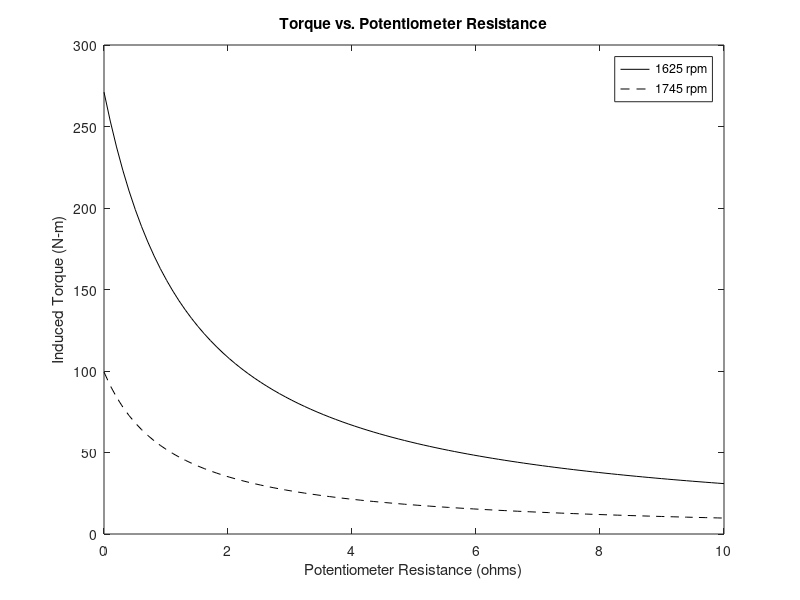
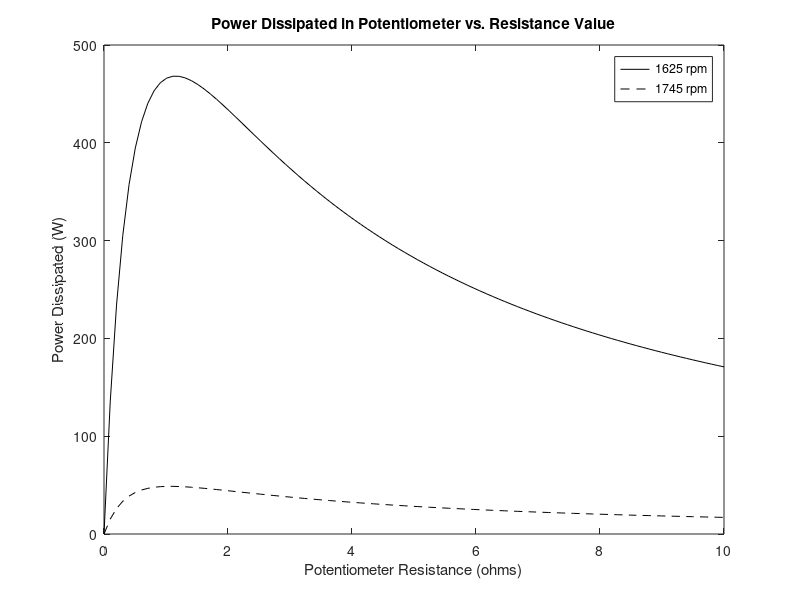
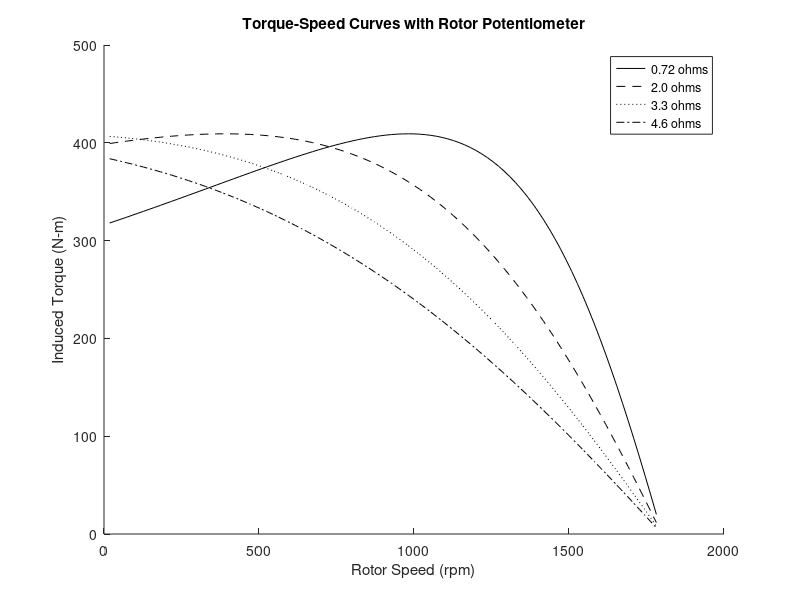

Reproduce these figures in MATLAB, in order.
%This program plots the induced torque of an induction machine at two
%specific speeds as a function of the added resistance in a set of three
%ganged potentiometers in the rotor circuit. It also plots the power
%dissipates in the individual potentiometers, so that the necessary
%resistance values and power ratings can be found using the data cursor. It
%then plots four torque-speed curves using evenly spaced potentiometer
%resistance values across the desired range, showing the effect of added
%rotor resistance on the machine's torque-speed relationship.

%Made by Leighton Clarke, June 5 2017

clear all
clc
%Assigned specifications
R1 = 0.45;
R2 = 1.05;
Radj = linspace(0, 10);
X1 = 1.8;
X2 = 2.1;
Xm = 105;
V = 480;
Prated = 15 * 746;
nsync = 1800;
nmlow = 1625;
nmhigh = 1745;

%Plot torque vs resistance at 1625 rpm
s = 1 - nmlow/nsync;
for i = 1:100
    Ztot(i) = R1 + j*X1 + (1/(j*Xm) + 1/((R2+Radj(i))*(1+(1-s)/s) + j*X2))^-1;
    I1(i) = V / Ztot(i);
    I2(i) = I1(i) * j*Xm/((R2+Radj(i))/s + j*(Xm + X2));
    Pdev(i) = 3*I2(i)^2*(R2+Radj(i))*(1-s)/s;
    Tind(i) = Pdev(i)/(nmlow / 60 * 2 * pi);
    P1625(i) = I2(i)^2*Radj(i);
end
plot(Radj,abs(Tind),'k')
hold on

%Plot torque vs resistance at 1745
s = 1 - nmhigh/nsync;
for i = 1:100
    Ztot(i) = R1 + j*X1 + (1/(j*Xm) + 1/((R2+Radj(i))*(1+(1-s)/s) + j*X2))^-1;
    I1(i) = V / Ztot(i);
    I2(i) = I1(i) * j*Xm/((R2+Radj(i))/s + j*(Xm + X2));
    Pdev(i) = 3*I2(i)^2*(R2+Radj(i))*(1-s)/s;
    Tind(i) = Pdev(i)/(nmhigh / 60 * 2 * pi);
    P1745(i) = I2(i)^2*Radj(i);
end
plot(Radj,abs(Tind),'--k')
xlabel('Potentiometer Resistance (ohms)');
ylabel('Induced Torque (N-m)');
title('Torque vs. Potentiometer Resistance');
legend('1625 rpm', '1745 rpm');

%Plot dissipated power vs resistance for both speeds
figure
plot(Radj,abs(P1625),'k')
hold on
plot(Radj,abs(P1745),'--k')
xlabel('Potentiometer Resistance (ohms)');
ylabel('Power Dissipated (W)');
title('Power Dissipated in Potentiometer vs. Resistance Value');
legend('1625 rpm', '1745 rpm')

%Plot four torque speed curves for evenly spaced resistance values
Radj = [0.72,2,3.3,4.6];
nm = linspace(0, 1800);
s = 1 - nm./nsync;
figure
hold on
for k = 1:4
    for i = 1:100
        Ztot(i) = R1 + j*X1 + (1/(j*Xm) + 1/((R2+Radj(k))*(1+(1-s(i))/s(i)) + j*X2))^-1;
        I1(i) = V / Ztot(i);
        I2(i) = I1(i) * j*Xm/((R2+Radj(k))/s(i) + j*(Xm + X2));
        Pdev(i) = 3*I2(i)^2*(R2+Radj(k))*(1-s(i))/s(i);
        Tind(i) = Pdev(i)/(nm(i) / 60 * 2 * pi);
    end
    if k == 1
        plot(nm,abs(Tind),'k')
    elseif k == 2
        plot(nm,abs(Tind),'--k')
    elseif k == 3
        plot(nm,abs(Tind),':k')
    elseif k == 4
        plot(nm,abs(Tind),'-.k')
    end
end

xlabel('Rotor Speed (rpm)');
ylabel('Induced Torque (N-m)');
title('Torque-Speed Curves with Rotor Potentiometer');
legend('0.72 ohms','2.0 ohms','3.3 ohms','4.6 ohms');
